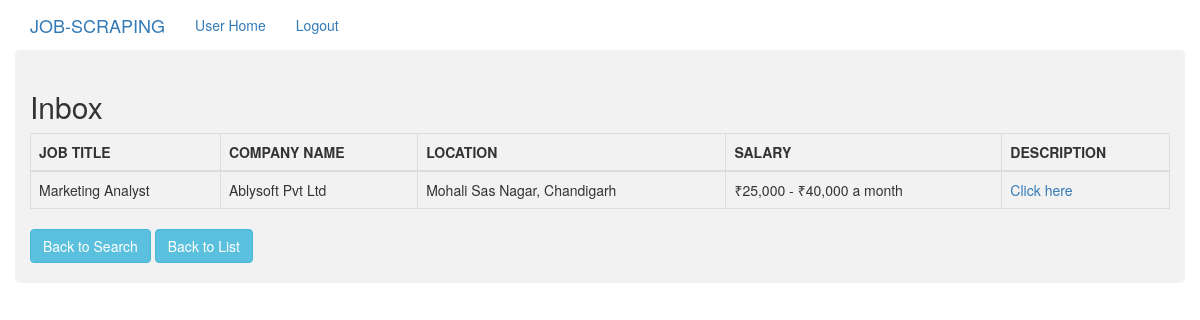
The app's page /listofjobs_sorted_in_range/ (signed in) with its own data.
### job_scraping/models.py (models this page shows, shortened)
class Sorted_in_range(models.Model):
    job_name=models.CharField(max_length=100)
    company_name=models.CharField(max_length=100)
    location=models.CharField(max_length=100)
    salary=models.CharField(max_length=100)
    summary=models.CharField(max_length=1000)

### job_scraping/views.py (the view)
# urls.py: path('listofjobs_sorted_in_range/',views.listofjobs_sorted_in_range.as_view(), name="listofjobs_sorted_in_range"),
@method_decorator(login_required, name='dispatch')
class listofjobs_sorted_in_range(ListView):
    model=Sorted_in_range
    context_object_name='Sorted_Job_Details'
    template_name='job_scraping/listofjobs_sorted_in_range.html'
    def get_queryset(self):
        queryset = super(listofjobs_sorted_in_range, self).get_queryset()
        return queryset

### templates/job_scraping/listofjobs_sorted_in_range.html (shortened to what this page needs)
{% extends "job_scraping/base.html" %}
{% block body %}
    <h2>Inbox</h2>
    <table class="table table-hover table-bordered">
      <thead>
        <tr>
          <th>JOB TITLE</th>
          <th>COMPANY NAME</th>
          <th>LOCATION</th>
          <th>SALARY</th>
          <th>DESCRIPTION</th>
      </tr>
      </thead>
      <tbody>
        {% for job in Sorted_Job_Details %}
          <tr>
          <td>{{job.job_name}}</td>
          <td>{{job.company_name}}</td>
          <td>{{job.location}}</td>
          <td>{{job.salary}}</td>
          <td><a href='{{job.id}}'>Click here</a></td>
        </tr>
        {% endfor %}
      </tbody>
    </table>
  <a href="{% url 'userhome' %}" class="btn btn-info" role="button">Back to Search</a>
  <a href="{% url 'listofjobs' %}" class="btn btn-info" role="button">Back to List</a>
{% endblock %}

### records on screen
Sorted_in_range: job_name "Marketing Analyst", company_name "Ablysoft Pvt Ltd", location "Mohali Sas Nagar, Chandigarh", salary "₹25,000 - ₹40,000 a month"
